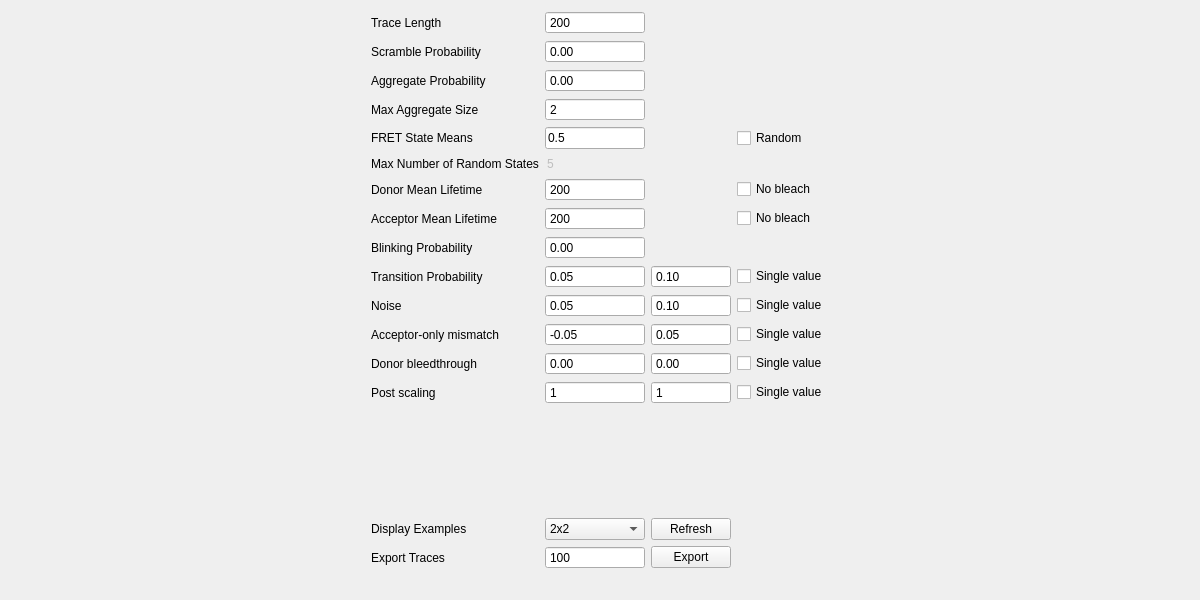
<?xml version="1.0" encoding="UTF-8"?>
<ui version="4.0">
 <class>SimulatorWindow</class>
 <widget class="QMainWindow" name="SimulatorWindow">
  <property name="geometry">
   <rect>
    <x>0</x>
    <y>0</y>
    <width>1200</width>
    <height>600</height>
   </rect>
  </property>
  <property name="sizePolicy">
   <sizepolicy hsizetype="Minimum" vsizetype="Minimum">
    <horstretch>0</horstretch>
    <verstretch>0</verstretch>
   </sizepolicy>
  </property>
  <property name="minimumSize">
   <size>
    <width>1200</width>
    <height>600</height>
   </size>
  </property>
  <property name="maximumSize">
   <size>
    <width>5000</width>
    <height>2000</height>
   </size>
  </property>
  <property name="baseSize">
   <size>
    <width>1200</width>
    <height>600</height>
   </size>
  </property>
  <property name="focusPolicy">
   <enum>Qt::ClickFocus</enum>
  </property>
  <property name="windowTitle">
   <string notr="true">smFRET Trace Simulator</string>
  </property>
  <property name="statusTip">
   <string notr="true"/>
  </property>
  <property name="whatsThis">
   <string notr="true"/>
  </property>
  <property name="accessibleName">
   <string notr="true"/>
  </property>
  <property name="autoFillBackground">
   <bool>false</bool>
  </property>
  <property name="styleSheet">
   <string notr="true"/>
  </property>
  <property name="documentMode">
   <bool>false</bool>
  </property>
  <property name="dockNestingEnabled">
   <bool>false</bool>
  </property>
  <property name="unifiedTitleAndToolBarOnMac">
   <bool>false</bool>
  </property>
  <widget class="QWidget" name="centralWidget">
   <property name="styleSheet">
    <string notr="true">background rgb(0,0,0)</string>
   </property>
   <layout class="QGridLayout" name="gridLayout_2">
    <item row="1" column="2">
     <layout class="QHBoxLayout" name="mpl_LayoutBox"/>
    </item>
    <item row="1" column="1">
     <layout class="QGridLayout" name="gridLayout">
      <property name="sizeConstraint">
       <enum>QLayout::SetMinimumSize</enum>
      </property>
      <property name="verticalSpacing">
       <number>-1</number>
      </property>
      <item row="8" column="1">
       <widget class="QDoubleSpinBox" name="inputBlinkingProbability">
        <property name="sizePolicy">
         <sizepolicy hsizetype="Preferred" vsizetype="Fixed">
          <horstretch>0</horstretch>
          <verstretch>0</verstretch>
         </sizepolicy>
        </property>
        <property name="maximumSize">
         <size>
          <width>100</width>
          <height>16777215</height>
         </size>
        </property>
        <property name="styleSheet">
         <string notr="true"/>
        </property>
        <property name="buttonSymbols">
         <enum>QAbstractSpinBox::NoButtons</enum>
        </property>
        <property name="correctionMode">
         <enum>QAbstractSpinBox::CorrectToPreviousValue</enum>
        </property>
        <property name="keyboardTracking">
         <bool>false</bool>
        </property>
        <property name="maximum">
         <double>1.000000000000000</double>
        </property>
       </widget>
      </item>
      <item row="1" column="0">
       <widget class="QLabel" name="labelScrambleProbability">
        <property name="sizePolicy">
         <sizepolicy hsizetype="Fixed" vsizetype="Preferred">
          <horstretch>0</horstretch>
          <verstretch>0</verstretch>
         </sizepolicy>
        </property>
        <property name="text">
         <string>Scramble Probability</string>
        </property>
       </widget>
      </item>
      <item row="0" column="1">
       <widget class="QSpinBox" name="inputTraceLength">
        <property name="sizePolicy">
         <sizepolicy hsizetype="Preferred" vsizetype="Fixed">
          <horstretch>0</horstretch>
          <verstretch>0</verstretch>
         </sizepolicy>
        </property>
        <property name="maximumSize">
         <size>
          <width>100</width>
          <height>16777215</height>
         </size>
        </property>
        <property name="styleSheet">
         <string notr="true"/>
        </property>
        <property name="buttonSymbols">
         <enum>QAbstractSpinBox::NoButtons</enum>
        </property>
        <property name="correctionMode">
         <enum>QAbstractSpinBox::CorrectToPreviousValue</enum>
        </property>
        <property name="keyboardTracking">
         <bool>false</bool>
        </property>
        <property name="minimum">
         <number>10</number>
        </property>
        <property name="maximum">
         <number>1000</number>
        </property>
        <property name="value">
         <number>200</number>
        </property>
       </widget>
      </item>
      <item row="10" column="1">
       <widget class="QDoubleSpinBox" name="inputNoiseLo">
        <property name="sizePolicy">
         <sizepolicy hsizetype="Preferred" vsizetype="Fixed">
          <horstretch>0</horstretch>
          <verstretch>0</verstretch>
         </sizepolicy>
        </property>
        <property name="maximumSize">
         <size>
          <width>100</width>
          <height>16777215</height>
         </size>
        </property>
        <property name="styleSheet">
         <string notr="true"/>
        </property>
        <property name="buttonSymbols">
         <enum>QAbstractSpinBox::NoButtons</enum>
        </property>
        <property name="correctionMode">
         <enum>QAbstractSpinBox::CorrectToPreviousValue</enum>
        </property>
        <property name="keyboardTracking">
         <bool>false</bool>
        </property>
        <property name="value">
         <double>0.050000000000000</double>
        </property>
       </widget>
      </item>
      <item row="13" column="3">
       <widget class="QCheckBox" name="checkBoxScaler">
        <property name="maximumSize">
         <size>
          <width>100</width>
          <height>16777215</height>
         </size>
        </property>
        <property name="text">
         <string>Single value</string>
        </property>
       </widget>
      </item>
      <item row="9" column="0">
       <widget class="QLabel" name="labelTransitionProbability">
        <property name="sizePolicy">
         <sizepolicy hsizetype="Fixed" vsizetype="Preferred">
          <horstretch>0</horstretch>
          <verstretch>0</verstretch>
         </sizepolicy>
        </property>
        <property name="text">
         <string>Transition Probability</string>
        </property>
       </widget>
      </item>
      <item row="11" column="0">
       <widget class="QLabel" name="labelAAmismatch">
        <property name="sizePolicy">
         <sizepolicy hsizetype="Fixed" vsizetype="Preferred">
          <horstretch>0</horstretch>
          <verstretch>0</verstretch>
         </sizepolicy>
        </property>
        <property name="text">
         <string>Acceptor-only mismatch</string>
        </property>
       </widget>
      </item>
      <item row="11" column="1">
       <widget class="QDoubleSpinBox" name="inputMismatchLo">
        <property name="sizePolicy">
         <sizepolicy hsizetype="Preferred" vsizetype="Fixed">
          <horstretch>0</horstretch>
          <verstretch>0</verstretch>
         </sizepolicy>
        </property>
        <property name="maximumSize">
         <size>
          <width>100</width>
          <height>16777215</height>
         </size>
        </property>
        <property name="styleSheet">
         <string notr="true"/>
        </property>
        <property name="buttonSymbols">
         <enum>QAbstractSpinBox::NoButtons</enum>
        </property>
        <property name="correctionMode">
         <enum>QAbstractSpinBox::CorrectToPreviousValue</enum>
        </property>
        <property name="keyboardTracking">
         <bool>false</bool>
        </property>
        <property name="minimum">
         <double>-1.000000000000000</double>
        </property>
        <property name="maximum">
         <double>1.000000000000000</double>
        </property>
        <property name="value">
         <double>-0.050000000000000</double>
        </property>
       </widget>
      </item>
      <item row="2" column="0">
       <widget class="QLabel" name="labelAggregateProbability">
        <property name="sizePolicy">
         <sizepolicy hsizetype="Fixed" vsizetype="Preferred">
          <horstretch>0</horstretch>
          <verstretch>0</verstretch>
         </sizepolicy>
        </property>
        <property name="text">
         <string>Aggregate Probability</string>
        </property>
       </widget>
      </item>
      <item row="6" column="1">
       <widget class="QSpinBox" name="inputDonorMeanLifetime">
        <property name="sizePolicy">
         <sizepolicy hsizetype="Preferred" vsizetype="Fixed">
          <horstretch>0</horstretch>
          <verstretch>0</verstretch>
         </sizepolicy>
        </property>
        <property name="maximumSize">
         <size>
          <width>100</width>
          <height>16777215</height>
         </size>
        </property>
        <property name="styleSheet">
         <string notr="true"/>
        </property>
        <property name="buttonSymbols">
         <enum>QAbstractSpinBox::NoButtons</enum>
        </property>
        <property name="correctionMode">
         <enum>QAbstractSpinBox::CorrectToPreviousValue</enum>
        </property>
        <property name="keyboardTracking">
         <bool>false</bool>
        </property>
        <property name="minimum">
         <number>1</number>
        </property>
        <property name="maximum">
         <number>9999</number>
        </property>
        <property name="value">
         <number>200</number>
        </property>
       </widget>
      </item>
      <item row="4" column="1">
       <widget class="QLineEdit" name="inputFretStateMeans">
        <property name="sizePolicy">
         <sizepolicy hsizetype="Preferred" vsizetype="Fixed">
          <horstretch>0</horstretch>
          <verstretch>0</verstretch>
         </sizepolicy>
        </property>
        <property name="maximumSize">
         <size>
          <width>100</width>
          <height>16777215</height>
         </size>
        </property>
        <property name="text">
         <string>0.5</string>
        </property>
       </widget>
      </item>
      <item row="12" column="3">
       <widget class="QCheckBox" name="checkBoxBleedthrough">
        <property name="maximumSize">
         <size>
          <width>100</width>
          <height>16777215</height>
         </size>
        </property>
        <property name="text">
         <string>Single value</string>
        </property>
       </widget>
      </item>
      <item row="16" column="1">
       <widget class="QSpinBox" name="inputNumberOfTraces">
        <property name="sizePolicy">
         <sizepolicy hsizetype="Preferred" vsizetype="Fixed">
          <horstretch>0</horstretch>
          <verstretch>0</verstretch>
         </sizepolicy>
        </property>
        <property name="maximumSize">
         <size>
          <width>100</width>
          <height>16777215</height>
         </size>
        </property>
        <property name="styleSheet">
         <string notr="true"/>
        </property>
        <property name="buttonSymbols">
         <enum>QAbstractSpinBox::NoButtons</enum>
        </property>
        <property name="correctionMode">
         <enum>QAbstractSpinBox::CorrectToPreviousValue</enum>
        </property>
        <property name="keyboardTracking">
         <bool>false</bool>
        </property>
        <property name="maximum">
         <number>999999</number>
        </property>
        <property name="value">
         <number>100</number>
        </property>
       </widget>
      </item>
      <item row="11" column="2">
       <widget class="QDoubleSpinBox" name="inputMismatchHi">
        <property name="sizePolicy">
         <sizepolicy hsizetype="Preferred" vsizetype="Fixed">
          <horstretch>0</horstretch>
          <verstretch>0</verstretch>
         </sizepolicy>
        </property>
        <property name="maximumSize">
         <size>
          <width>100</width>
          <height>16777215</height>
         </size>
        </property>
        <property name="styleSheet">
         <string notr="true"/>
        </property>
        <property name="buttonSymbols">
         <enum>QAbstractSpinBox::NoButtons</enum>
        </property>
        <property name="correctionMode">
         <enum>QAbstractSpinBox::CorrectToPreviousValue</enum>
        </property>
        <property name="keyboardTracking">
         <bool>false</bool>
        </property>
        <property name="value">
         <double>0.050000000000000</double>
        </property>
       </widget>
      </item>
      <item row="6" column="0">
       <widget class="QLabel" name="labelDonorMeanLifetime">
        <property name="sizePolicy">
         <sizepolicy hsizetype="Fixed" vsizetype="Preferred">
          <horstretch>0</horstretch>
          <verstretch>0</verstretch>
         </sizepolicy>
        </property>
        <property name="text">
         <string>Donor Mean Lifetime</string>
        </property>
       </widget>
      </item>
      <item row="10" column="0">
       <widget class="QLabel" name="labelNoise">
        <property name="sizePolicy">
         <sizepolicy hsizetype="Fixed" vsizetype="Preferred">
          <horstretch>0</horstretch>
          <verstretch>0</verstretch>
         </sizepolicy>
        </property>
        <property name="text">
         <string>Noise</string>
        </property>
       </widget>
      </item>
      <item row="7" column="1">
       <widget class="QSpinBox" name="inputAcceptorMeanLifetime">
        <property name="sizePolicy">
         <sizepolicy hsizetype="Preferred" vsizetype="Fixed">
          <horstretch>0</horstretch>
          <verstretch>0</verstretch>
         </sizepolicy>
        </property>
        <property name="maximumSize">
         <size>
          <width>100</width>
          <height>16777215</height>
         </size>
        </property>
        <property name="styleSheet">
         <string notr="true"/>
        </property>
        <property name="buttonSymbols">
         <enum>QAbstractSpinBox::NoButtons</enum>
        </property>
        <property name="correctionMode">
         <enum>QAbstractSpinBox::CorrectToPreviousValue</enum>
        </property>
        <property name="keyboardTracking">
         <bool>false</bool>
        </property>
        <property name="minimum">
         <number>1</number>
        </property>
        <property name="maximum">
         <number>9999</number>
        </property>
        <property name="value">
         <number>200</number>
        </property>
       </widget>
      </item>
      <item row="6" column="3">
       <widget class="QCheckBox" name="checkBoxDlifetime">
        <property name="maximumSize">
         <size>
          <width>100</width>
          <height>16777215</height>
         </size>
        </property>
        <property name="text">
         <string>No bleach</string>
        </property>
       </widget>
      </item>
      <item row="9" column="3">
       <widget class="QCheckBox" name="checkBoxTransitionProbability">
        <property name="maximumSize">
         <size>
          <width>100</width>
          <height>16777215</height>
         </size>
        </property>
        <property name="text">
         <string>Single value</string>
        </property>
       </widget>
      </item>
      <item row="15" column="1">
       <widget class="QComboBox" name="examplesComboBox">
        <property name="minimumSize">
         <size>
          <width>100</width>
          <height>0</height>
         </size>
        </property>
        <property name="maximumSize">
         <size>
          <width>100</width>
          <height>16777215</height>
         </size>
        </property>
        <property name="sizeAdjustPolicy">
         <enum>QComboBox::AdjustToContents</enum>
        </property>
        <property name="frame">
         <bool>true</bool>
        </property>
        <item>
         <property name="text">
          <string>2x2</string>
         </property>
        </item>
        <item>
         <property name="text">
          <string>3x3</string>
         </property>
        </item>
        <item>
         <property name="text">
          <string>4x4</string>
         </property>
        </item>
       </widget>
      </item>
      <item row="3" column="1">
       <widget class="QSpinBox" name="inputMaxAggregateSize">
        <property name="sizePolicy">
         <sizepolicy hsizetype="Preferred" vsizetype="Fixed">
          <horstretch>0</horstretch>
          <verstretch>0</verstretch>
         </sizepolicy>
        </property>
        <property name="minimumSize">
         <size>
          <width>0</width>
          <height>0</height>
         </size>
        </property>
        <property name="maximumSize">
         <size>
          <width>100</width>
          <height>16777215</height>
         </size>
        </property>
        <property name="frame">
         <bool>true</bool>
        </property>
        <property name="alignment">
         <set>Qt::AlignLeading|Qt::AlignLeft|Qt::AlignVCenter</set>
        </property>
        <property name="buttonSymbols">
         <enum>QAbstractSpinBox::NoButtons</enum>
        </property>
        <property name="correctionMode">
         <enum>QAbstractSpinBox::CorrectToPreviousValue</enum>
        </property>
        <property name="keyboardTracking">
         <bool>false</bool>
        </property>
        <property name="minimum">
         <number>2</number>
        </property>
        <property name="maximum">
         <number>20</number>
        </property>
        <property name="value">
         <number>2</number>
        </property>
       </widget>
      </item>
      <item row="10" column="3">
       <widget class="QCheckBox" name="checkBoxNoise">
        <property name="maximumSize">
         <size>
          <width>100</width>
          <height>16777215</height>
         </size>
        </property>
        <property name="text">
         <string>Single value</string>
        </property>
       </widget>
      </item>
      <item row="10" column="2">
       <widget class="QDoubleSpinBox" name="inputNoiseHi">
        <property name="sizePolicy">
         <sizepolicy hsizetype="Preferred" vsizetype="Fixed">
          <horstretch>0</horstretch>
          <verstretch>0</verstretch>
         </sizepolicy>
        </property>
        <property name="maximumSize">
         <size>
          <width>100</width>
          <height>16777215</height>
         </size>
        </property>
        <property name="styleSheet">
         <string notr="true"/>
        </property>
        <property name="buttonSymbols">
         <enum>QAbstractSpinBox::NoButtons</enum>
        </property>
        <property name="correctionMode">
         <enum>QAbstractSpinBox::CorrectToPreviousValue</enum>
        </property>
        <property name="keyboardTracking">
         <bool>false</bool>
        </property>
        <property name="value">
         <double>0.100000000000000</double>
        </property>
       </widget>
      </item>
      <item row="5" column="0">
       <widget class="QLabel" name="labelRandomStatesMax">
        <property name="sizePolicy">
         <sizepolicy hsizetype="Fixed" vsizetype="Preferred">
          <horstretch>0</horstretch>
          <verstretch>0</verstretch>
         </sizepolicy>
        </property>
        <property name="text">
         <string>Max Number of Random States</string>
        </property>
       </widget>
      </item>
      <item row="4" column="3">
       <widget class="QCheckBox" name="checkBoxRandomState">
        <property name="maximumSize">
         <size>
          <width>100</width>
          <height>16777215</height>
         </size>
        </property>
        <property name="text">
         <string>Random</string>
        </property>
       </widget>
      </item>
      <item row="3" column="0">
       <widget class="QLabel" name="labelMaxAggregateSize">
        <property name="sizePolicy">
         <sizepolicy hsizetype="Fixed" vsizetype="Preferred">
          <horstretch>0</horstretch>
          <verstretch>0</verstretch>
         </sizepolicy>
        </property>
        <property name="text">
         <string>Max Aggregate Size</string>
        </property>
       </widget>
      </item>
      <item row="1" column="1">
       <widget class="QDoubleSpinBox" name="inputScrambleProbability">
        <property name="sizePolicy">
         <sizepolicy hsizetype="Preferred" vsizetype="Fixed">
          <horstretch>0</horstretch>
          <verstretch>0</verstretch>
         </sizepolicy>
        </property>
        <property name="maximumSize">
         <size>
          <width>100</width>
          <height>16777215</height>
         </size>
        </property>
        <property name="styleSheet">
         <string notr="true"/>
        </property>
        <property name="buttonSymbols">
         <enum>QAbstractSpinBox::NoButtons</enum>
        </property>
        <property name="correctionMode">
         <enum>QAbstractSpinBox::CorrectToPreviousValue</enum>
        </property>
        <property name="keyboardTracking">
         <bool>false</bool>
        </property>
        <property name="maximum">
         <double>1.000000000000000</double>
        </property>
        <property name="singleStep">
         <double>0.100000000000000</double>
        </property>
        <property name="value">
         <double>0.000000000000000</double>
        </property>
       </widget>
      </item>
      <item row="13" column="0">
       <widget class="QLabel" name="labelScaler">
        <property name="sizePolicy">
         <sizepolicy hsizetype="Fixed" vsizetype="Preferred">
          <horstretch>0</horstretch>
          <verstretch>0</verstretch>
         </sizepolicy>
        </property>
        <property name="text">
         <string>Post scaling</string>
        </property>
       </widget>
      </item>
      <item row="9" column="1">
       <widget class="QDoubleSpinBox" name="inputTransitionProbabilityLo">
        <property name="sizePolicy">
         <sizepolicy hsizetype="Preferred" vsizetype="Fixed">
          <horstretch>0</horstretch>
          <verstretch>0</verstretch>
         </sizepolicy>
        </property>
        <property name="maximumSize">
         <size>
          <width>100</width>
          <height>16777215</height>
         </size>
        </property>
        <property name="styleSheet">
         <string notr="true"/>
        </property>
        <property name="wrapping">
         <bool>false</bool>
        </property>
        <property name="frame">
         <bool>true</bool>
        </property>
        <property name="buttonSymbols">
         <enum>QAbstractSpinBox::NoButtons</enum>
        </property>
        <property name="correctionMode">
         <enum>QAbstractSpinBox::CorrectToPreviousValue</enum>
        </property>
        <property name="keyboardTracking">
         <bool>false</bool>
        </property>
        <property name="maximum">
         <double>1.000000000000000</double>
        </property>
        <property name="singleStep">
         <double>0.100000000000000</double>
        </property>
        <property name="value">
         <double>0.050000000000000</double>
        </property>
       </widget>
      </item>
      <item row="13" column="1">
       <widget class="QSpinBox" name="inputScalerLo">
        <property name="sizePolicy">
         <sizepolicy hsizetype="Preferred" vsizetype="Fixed">
          <horstretch>0</horstretch>
          <verstretch>0</verstretch>
         </sizepolicy>
        </property>
        <property name="maximumSize">
         <size>
          <width>100</width>
          <height>16777215</height>
         </size>
        </property>
        <property name="styleSheet">
         <string notr="true"/>
        </property>
        <property name="buttonSymbols">
         <enum>QAbstractSpinBox::NoButtons</enum>
        </property>
        <property name="correctionMode">
         <enum>QAbstractSpinBox::CorrectToPreviousValue</enum>
        </property>
        <property name="keyboardTracking">
         <bool>false</bool>
        </property>
        <property name="minimum">
         <number>1</number>
        </property>
        <property name="maximum">
         <number>99999</number>
        </property>
       </widget>
      </item>
      <item row="5" column="1">
       <widget class="QSpinBox" name="inputMaxRandomStates">
        <property name="enabled">
         <bool>false</bool>
        </property>
        <property name="maximumSize">
         <size>
          <width>100</width>
          <height>16777215</height>
         </size>
        </property>
        <property name="frame">
         <bool>false</bool>
        </property>
        <property name="buttonSymbols">
         <enum>QAbstractSpinBox::NoButtons</enum>
        </property>
        <property name="keyboardTracking">
         <bool>true</bool>
        </property>
        <property name="minimum">
         <number>1</number>
        </property>
        <property name="maximum">
         <number>5</number>
        </property>
        <property name="value">
         <number>5</number>
        </property>
       </widget>
      </item>
      <item row="14" column="0">
       <spacer name="verticalSpacer">
        <property name="orientation">
         <enum>Qt::Vertical</enum>
        </property>
        <property name="sizeHint" stdset="0">
         <size>
          <width>20</width>
          <height>40</height>
         </size>
        </property>
       </spacer>
      </item>
      <item row="9" column="2">
       <widget class="QDoubleSpinBox" name="inputTransitionProbabilityHi">
        <property name="sizePolicy">
         <sizepolicy hsizetype="Preferred" vsizetype="Fixed">
          <horstretch>0</horstretch>
          <verstretch>0</verstretch>
         </sizepolicy>
        </property>
        <property name="maximumSize">
         <size>
          <width>100</width>
          <height>16777215</height>
         </size>
        </property>
        <property name="styleSheet">
         <string notr="true"/>
        </property>
        <property name="wrapping">
         <bool>false</bool>
        </property>
        <property name="frame">
         <bool>true</bool>
        </property>
        <property name="buttonSymbols">
         <enum>QAbstractSpinBox::NoButtons</enum>
        </property>
        <property name="correctionMode">
         <enum>QAbstractSpinBox::CorrectToPreviousValue</enum>
        </property>
        <property name="keyboardTracking">
         <bool>false</bool>
        </property>
        <property name="maximum">
         <double>1.000000000000000</double>
        </property>
        <property name="singleStep">
         <double>0.100000000000000</double>
        </property>
        <property name="value">
         <double>0.100000000000000</double>
        </property>
       </widget>
      </item>
      <item row="2" column="1">
       <widget class="QDoubleSpinBox" name="inputAggregateProbability">
        <property name="sizePolicy">
         <sizepolicy hsizetype="Preferred" vsizetype="Fixed">
          <horstretch>0</horstretch>
          <verstretch>0</verstretch>
         </sizepolicy>
        </property>
        <property name="maximumSize">
         <size>
          <width>100</width>
          <height>16777215</height>
         </size>
        </property>
        <property name="styleSheet">
         <string notr="true"/>
        </property>
        <property name="buttonSymbols">
         <enum>QAbstractSpinBox::NoButtons</enum>
        </property>
        <property name="correctionMode">
         <enum>QAbstractSpinBox::CorrectToPreviousValue</enum>
        </property>
        <property name="keyboardTracking">
         <bool>false</bool>
        </property>
        <property name="maximum">
         <double>1.000000000000000</double>
        </property>
        <property name="singleStep">
         <double>0.100000000000000</double>
        </property>
        <property name="value">
         <double>0.000000000000000</double>
        </property>
       </widget>
      </item>
      <item row="12" column="0">
       <widget class="QLabel" name="labelAAmismatch_2">
        <property name="sizePolicy">
         <sizepolicy hsizetype="Fixed" vsizetype="Preferred">
          <horstretch>0</horstretch>
          <verstretch>0</verstretch>
         </sizepolicy>
        </property>
        <property name="text">
         <string>Donor bleedthrough</string>
        </property>
       </widget>
      </item>
      <item row="8" column="0">
       <widget class="QLabel" name="labelBlinkingProbability">
        <property name="sizePolicy">
         <sizepolicy hsizetype="Fixed" vsizetype="Preferred">
          <horstretch>0</horstretch>
          <verstretch>0</verstretch>
         </sizepolicy>
        </property>
        <property name="text">
         <string>Blinking Probability</string>
        </property>
       </widget>
      </item>
      <item row="17" column="0">
       <widget class="QLabel" name="labelNumberOfTraces_2">
        <property name="sizePolicy">
         <sizepolicy hsizetype="Fixed" vsizetype="Preferred">
          <horstretch>0</horstretch>
          <verstretch>0</verstretch>
         </sizepolicy>
        </property>
        <property name="text">
         <string/>
        </property>
       </widget>
      </item>
      <item row="16" column="0">
       <widget class="QLabel" name="labelExport">
        <property name="sizePolicy">
         <sizepolicy hsizetype="Fixed" vsizetype="Preferred">
          <horstretch>0</horstretch>
          <verstretch>0</verstretch>
         </sizepolicy>
        </property>
        <property name="text">
         <string>Export Traces</string>
        </property>
       </widget>
      </item>
      <item row="12" column="1">
       <widget class="QDoubleSpinBox" name="inputBleedthroughLo">
        <property name="sizePolicy">
         <sizepolicy hsizetype="Preferred" vsizetype="Fixed">
          <horstretch>0</horstretch>
          <verstretch>0</verstretch>
         </sizepolicy>
        </property>
        <property name="maximumSize">
         <size>
          <width>100</width>
          <height>16777215</height>
         </size>
        </property>
        <property name="styleSheet">
         <string notr="true"/>
        </property>
        <property name="buttonSymbols">
         <enum>QAbstractSpinBox::NoButtons</enum>
        </property>
        <property name="correctionMode">
         <enum>QAbstractSpinBox::CorrectToPreviousValue</enum>
        </property>
        <property name="keyboardTracking">
         <bool>false</bool>
        </property>
        <property name="minimum">
         <double>0.000000000000000</double>
        </property>
        <property name="maximum">
         <double>1.000000000000000</double>
        </property>
        <property name="value">
         <double>0.000000000000000</double>
        </property>
       </widget>
      </item>
      <item row="15" column="2">
       <widget class="QPushButton" name="pushButtonRefresh">
        <property name="maximumSize">
         <size>
          <width>100</width>
          <height>16777215</height>
         </size>
        </property>
        <property name="text">
         <string>Refresh</string>
        </property>
       </widget>
      </item>
      <item row="7" column="3">
       <widget class="QCheckBox" name="checkBoxALifetime">
        <property name="maximumSize">
         <size>
          <width>100</width>
          <height>16777215</height>
         </size>
        </property>
        <property name="text">
         <string>No bleach</string>
        </property>
       </widget>
      </item>
      <item row="13" column="2">
       <widget class="QSpinBox" name="inputScalerHi">
        <property name="sizePolicy">
         <sizepolicy hsizetype="Preferred" vsizetype="Fixed">
          <horstretch>0</horstretch>
          <verstretch>0</verstretch>
         </sizepolicy>
        </property>
        <property name="maximumSize">
         <size>
          <width>100</width>
          <height>16777215</height>
         </size>
        </property>
        <property name="styleSheet">
         <string notr="true"/>
        </property>
        <property name="buttonSymbols">
         <enum>QAbstractSpinBox::NoButtons</enum>
        </property>
        <property name="correctionMode">
         <enum>QAbstractSpinBox::CorrectToPreviousValue</enum>
        </property>
        <property name="keyboardTracking">
         <bool>false</bool>
        </property>
        <property name="minimum">
         <number>1</number>
        </property>
        <property name="maximum">
         <number>99999</number>
        </property>
       </widget>
      </item>
      <item row="15" column="0">
       <widget class="QLabel" name="labelDisplay">
        <property name="sizePolicy">
         <sizepolicy hsizetype="Fixed" vsizetype="Preferred">
          <horstretch>0</horstretch>
          <verstretch>0</verstretch>
         </sizepolicy>
        </property>
        <property name="text">
         <string>Display Examples</string>
        </property>
       </widget>
      </item>
      <item row="7" column="0">
       <widget class="QLabel" name="labelAcceptorMeanLifetime">
        <property name="sizePolicy">
         <sizepolicy hsizetype="Fixed" vsizetype="Preferred">
          <horstretch>0</horstretch>
          <verstretch>0</verstretch>
         </sizepolicy>
        </property>
        <property name="text">
         <string>Acceptor Mean Lifetime</string>
        </property>
       </widget>
      </item>
      <item row="12" column="2">
       <widget class="QDoubleSpinBox" name="inputBleedthroughHi">
        <property name="sizePolicy">
         <sizepolicy hsizetype="Preferred" vsizetype="Fixed">
          <horstretch>0</horstretch>
          <verstretch>0</verstretch>
         </sizepolicy>
        </property>
        <property name="maximumSize">
         <size>
          <width>100</width>
          <height>16777215</height>
         </size>
        </property>
        <property name="styleSheet">
         <string notr="true"/>
        </property>
        <property name="buttonSymbols">
         <enum>QAbstractSpinBox::NoButtons</enum>
        </property>
        <property name="correctionMode">
         <enum>QAbstractSpinBox::CorrectToPreviousValue</enum>
        </property>
        <property name="keyboardTracking">
         <bool>false</bool>
        </property>
        <property name="minimum">
         <double>0.000000000000000</double>
        </property>
        <property name="maximum">
         <double>1.000000000000000</double>
        </property>
        <property name="value">
         <double>0.000000000000000</double>
        </property>
       </widget>
      </item>
      <item row="0" column="0">
       <widget class="QLabel" name="labelTraceLength">
        <property name="sizePolicy">
         <sizepolicy hsizetype="Fixed" vsizetype="Preferred">
          <horstretch>0</horstretch>
          <verstretch>0</verstretch>
         </sizepolicy>
        </property>
        <property name="text">
         <string>Trace Length</string>
        </property>
       </widget>
      </item>
      <item row="11" column="3">
       <widget class="QCheckBox" name="checkBoxMismatch">
        <property name="maximumSize">
         <size>
          <width>100</width>
          <height>16777215</height>
         </size>
        </property>
        <property name="text">
         <string>Single value</string>
        </property>
       </widget>
      </item>
      <item row="4" column="0">
       <widget class="QLabel" name="labelFretStateMeans">
        <property name="sizePolicy">
         <sizepolicy hsizetype="Fixed" vsizetype="Preferred">
          <horstretch>0</horstretch>
          <verstretch>0</verstretch>
         </sizepolicy>
        </property>
        <property name="text">
         <string>FRET State Means</string>
        </property>
       </widget>
      </item>
      <item row="16" column="2">
       <widget class="QPushButton" name="pushButtonExport">
        <property name="maximumSize">
         <size>
          <width>100</width>
          <height>16777215</height>
         </size>
        </property>
        <property name="text">
         <string>Export</string>
        </property>
       </widget>
      </item>
     </layout>
    </item>
   </layout>
  </widget>
 </widget>
 <layoutdefault spacing="6" margin="11"/>
 <tabstops>
  <tabstop>inputTraceLength</tabstop>
  <tabstop>inputScrambleProbability</tabstop>
  <tabstop>inputAggregateProbability</tabstop>
  <tabstop>inputMaxAggregateSize</tabstop>
  <tabstop>inputFretStateMeans</tabstop>
  <tabstop>checkBoxRandomState</tabstop>
  <tabstop>inputMaxRandomStates</tabstop>
  <tabstop>inputDonorMeanLifetime</tabstop>
  <tabstop>checkBoxDlifetime</tabstop>
  <tabstop>inputAcceptorMeanLifetime</tabstop>
  <tabstop>checkBoxALifetime</tabstop>
  <tabstop>inputBlinkingProbability</tabstop>
  <tabstop>inputTransitionProbabilityLo</tabstop>
  <tabstop>inputTransitionProbabilityHi</tabstop>
  <tabstop>checkBoxTransitionProbability</tabstop>
  <tabstop>inputNoiseLo</tabstop>
  <tabstop>inputNoiseHi</tabstop>
  <tabstop>checkBoxNoise</tabstop>
  <tabstop>inputMismatchLo</tabstop>
  <tabstop>inputMismatchHi</tabstop>
  <tabstop>checkBoxMismatch</tabstop>
  <tabstop>inputBleedthroughLo</tabstop>
  <tabstop>inputBleedthroughHi</tabstop>
  <tabstop>checkBoxBleedthrough</tabstop>
  <tabstop>inputScalerLo</tabstop>
  <tabstop>inputScalerHi</tabstop>
  <tabstop>checkBoxScaler</tabstop>
  <tabstop>examplesComboBox</tabstop>
  <tabstop>pushButtonRefresh</tabstop>
  <tabstop>inputNumberOfTraces</tabstop>
  <tabstop>pushButtonExport</tabstop>
 </tabstops>
 <resources/>
 <connections/>
</ui>
